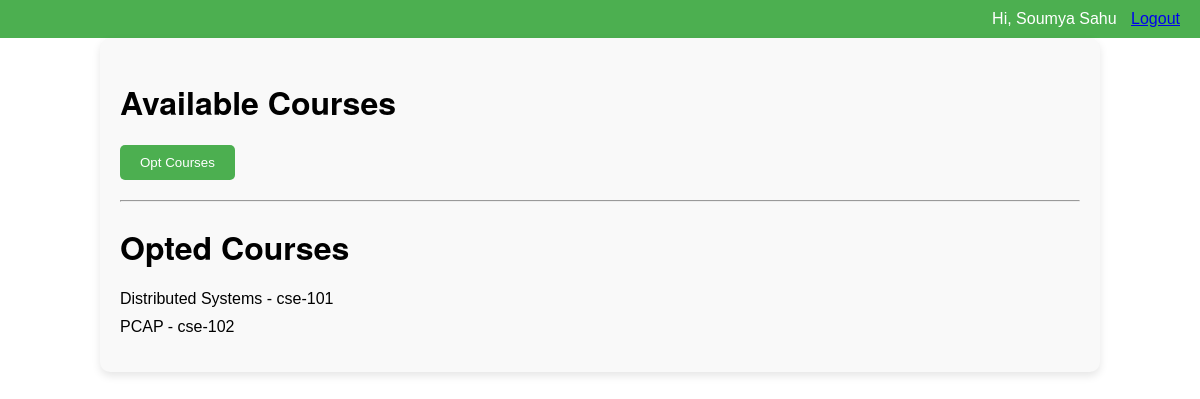
/course_dashboard (signed in), run on the app's committed database.
### app/models.py (models this page shows, shortened)
class Details(models.Model):
    user = models.OneToOneField(User, on_delete=models.CASCADE)
    regno = models.CharField(max_length=100)
    name = models.CharField(max_length=100)
    email = models.EmailField(max_length=100)
    gender = models.CharField(max_length=10)
    contact_number = models.CharField(max_length=15)
    branch = models.CharField(max_length=100)

class StudentCourse(models.Model):
    regno = models.ForeignKey(Details, on_delete=models.CASCADE)
    course_code = models.ForeignKey(Course, on_delete=models.CASCADE)
    attendance = models.FloatField(default=0)  # Assuming it's a percentage
    course_marks = models.FloatField(default=0)  # Assuming it's a numeric value

class Course(models.Model):
    course_name = models.CharField(max_length=100)
    course_code = models.CharField(max_length=10, unique=True)
    dept = models.CharField(max_length=50)

### app/views.py (the view)
# urls.py: path('course_dashboard',views.course_dashboard,name='course_dashboard'),
@login_required
def course_dashboard(request):
    if request.user.is_authenticated:
        student = request.user.details
        student_department = student.branch
    else:
        student_department = None
    if student_department:
        available_courses = Course.objects.filter(dept=student_department).exclude(studentcourse__regno=student)
    else:
        available_courses = None
    if student:
        opted_courses = StudentCourse.objects.filter(regno=student).select_related('course_code')
    else:
        opted_courses = None
    context = {
        'available_courses': available_courses,
        'opted_courses': opted_courses
    }
    return render(request, 'course_dashboard.html', context)

### app/templates/course_dashboard.html (shortened to what this page needs)
<!DOCTYPE html>
<html lang="en">
<head>
</head>
<body>
    <div class="navbar">
        <div>
            {% if user.is_authenticated %}
                <span style="margin-right:10px">Hi, {{ user.details.name }}</span>
                <a href="{% url 'signin_student' %}">Logout</a>
            {% endif %}
        </div>
    </div>
    <div class="container">
        <h1>Available Courses</h1>
        <form method="post" action="{% url 'opt_course' %}">
            <button type="submit">Opt Courses</button>
        </form>
        <hr>
        <h1>Opted Courses</h1>
        <div class="opted-courses">
            <ul>
                {% for course in opted_courses %}
                    <li>{{ course.course_code.course_name }} - {{ course.course_code.course_code}}</li>
                {% endfor %}
            </ul>
        </div>
    </div>
</body>
</html>

### app/templates/course_dashboard.html (style rules this page uses)
body { font-family: Arial, sans-serif; margin: 0; padding: 0; }
.navbar { background-color: #4CAF50; color: white; padding: 10px 20px; display: flex; justify-content: space-between; align-items: center; }
.container { width: 80%; margin: auto; padding: 20px; border-radius: 10px; box-shadow: 0 4px 8px rgba(0, 0, 0, 0.1); background-color: #f9f9f9; animation: fadeIn 0.2s ease-in-out; }
h1 { text-align: left; margin-bottom: 20px; font-family: "Helvetica Neue", Helvetica, Arial, sans-serif; }
form { margin-bottom: 20px; }
button[type="submit"] { background-color: #4CAF50; color: white; border: none; padding: 10px 20px; border-radius: 5px; cursor: pointer; transition: background-color 0.3s ease; }
ul { list-style-type: none; padding: 0; }
li { margin-bottom: 10px; }

### data on the page
StudentCourse: course_code.course_name "Distributed Systems", course_code.course_code "cse-101"
StudentCourse: course_code.course_name "PCAP", course_code.course_code "cse-102"

### other printed values
{{ user.details.name }} "Soumya Sahu"
